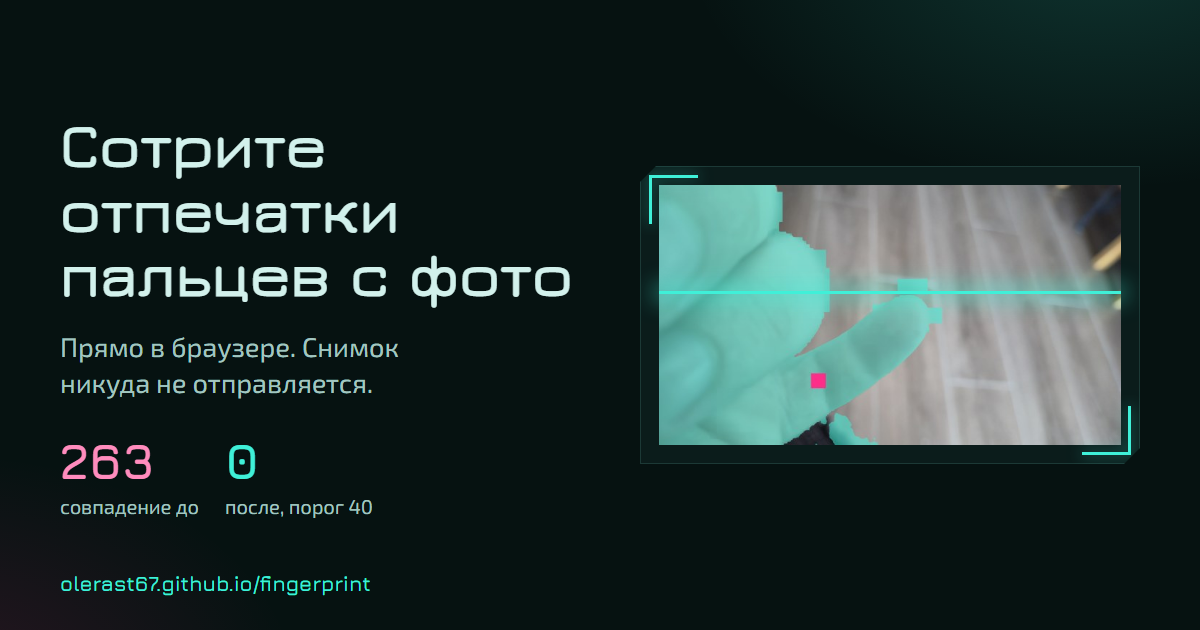
#> input picture web/og.png, 1200 x 630 px
$ python -i afis_prep.py   (imports and definitions only)
#> lines starting #> are read from the running program, lines starting #| are printed output that depends on the picture
#> further down, picture is the input picture: shape (630, 1200, 3); mean B, G, R 47.4, 49.3, 31.8
"""Готовит вырезки подушечки для SourceAFIS: серый, выравнивание света, инверсия.

Делает: orig (эталон), other (тот же палец после поворота, уменьшения и JPEG,
как будто другой снимок), mirror (зеркальная копия: заведомо чужой узор).
Запуск: python dev/afis_prep.py <фото> x y w h  -> samples/private/out/afis/
"""
import sys
from pathlib import Path
import cv2, numpy as np


def prep(bgr):
    g = cv2.cvtColor(bgr, cv2.COLOR_BGR2GRAY).astype(np.float32)
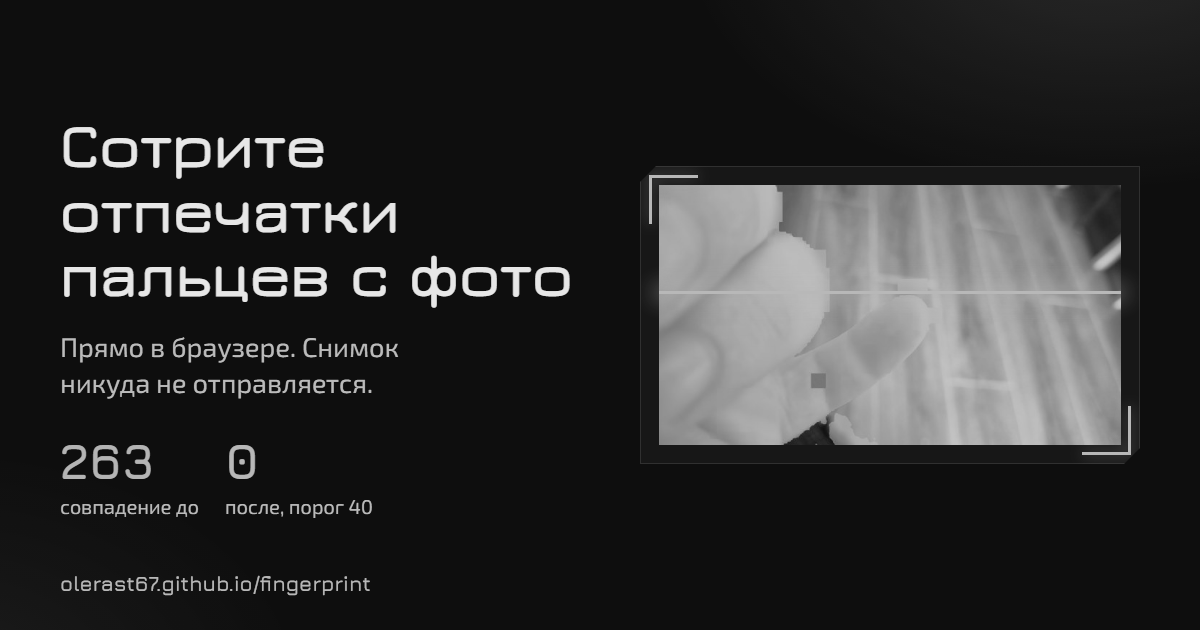
#> g: shape (630, 1200) float32; min 14, max 231, mean 43.6
    g = g - cv2.GaussianBlur(g, (0, 0), 25)
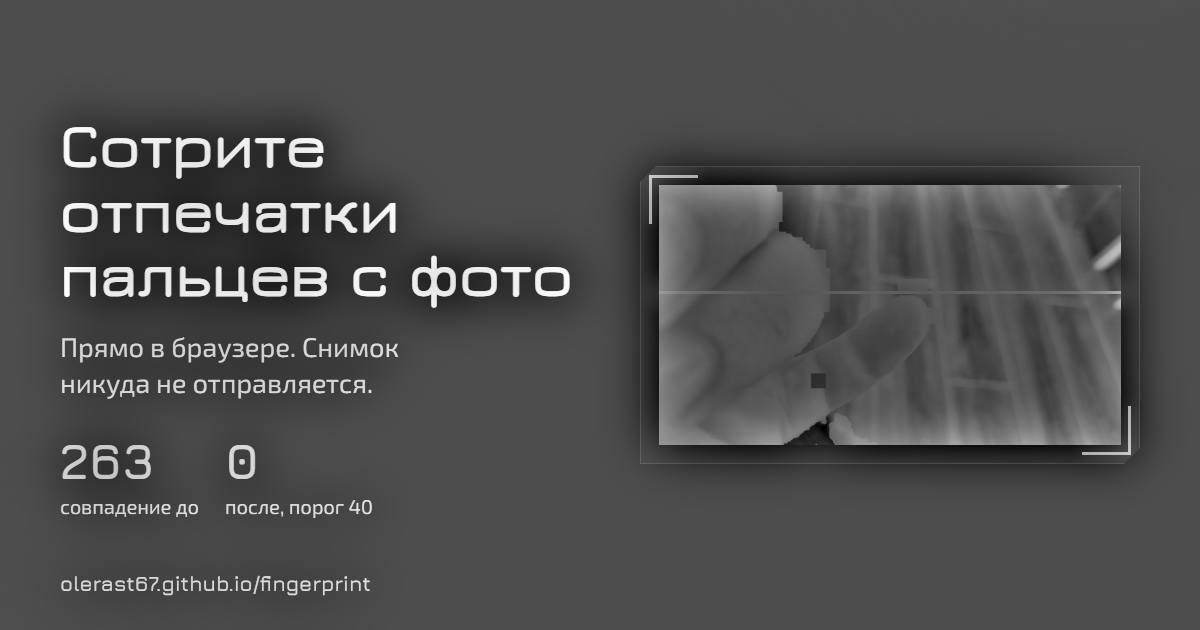
#> g: shape (630, 1200) float32; min -86.83, max 197.2, mean 0; drawn with min black and max white
    g = 255 - cv2.normalize(g, None, 0, 255, cv2.NORM_MINMAX)   # бороздки светлые, гребни тёмные
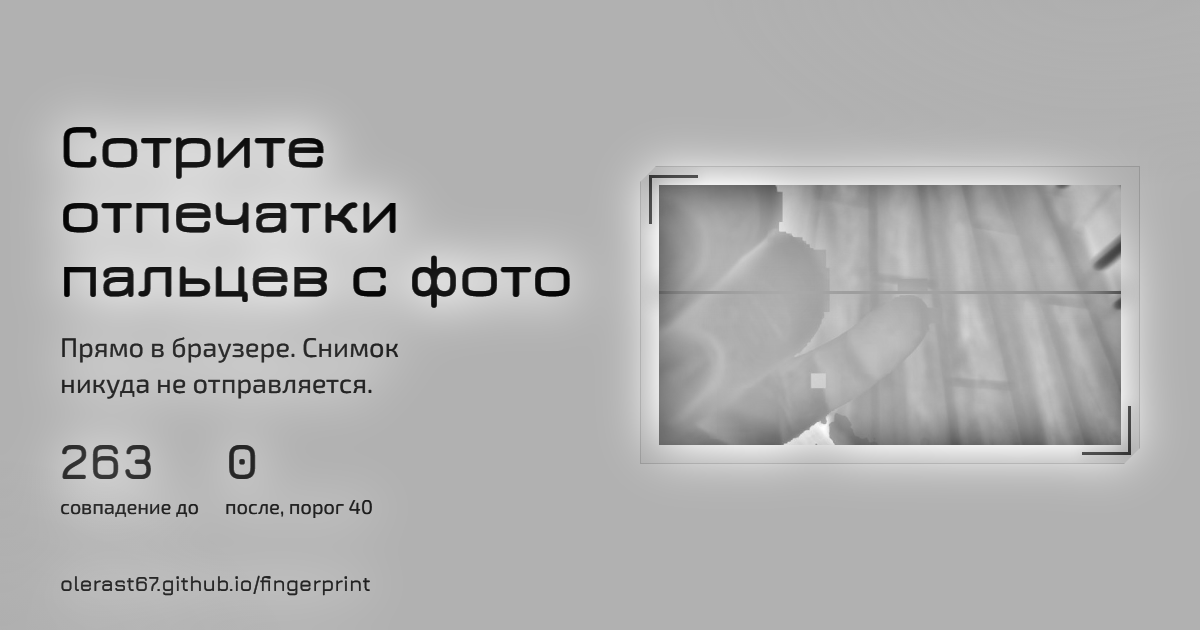
#> g: shape (630, 1200) float32; min 0, max 255, mean 177.1
    g = cv2.createCLAHE(2.0, (8, 8)).apply(g.astype(np.uint8))
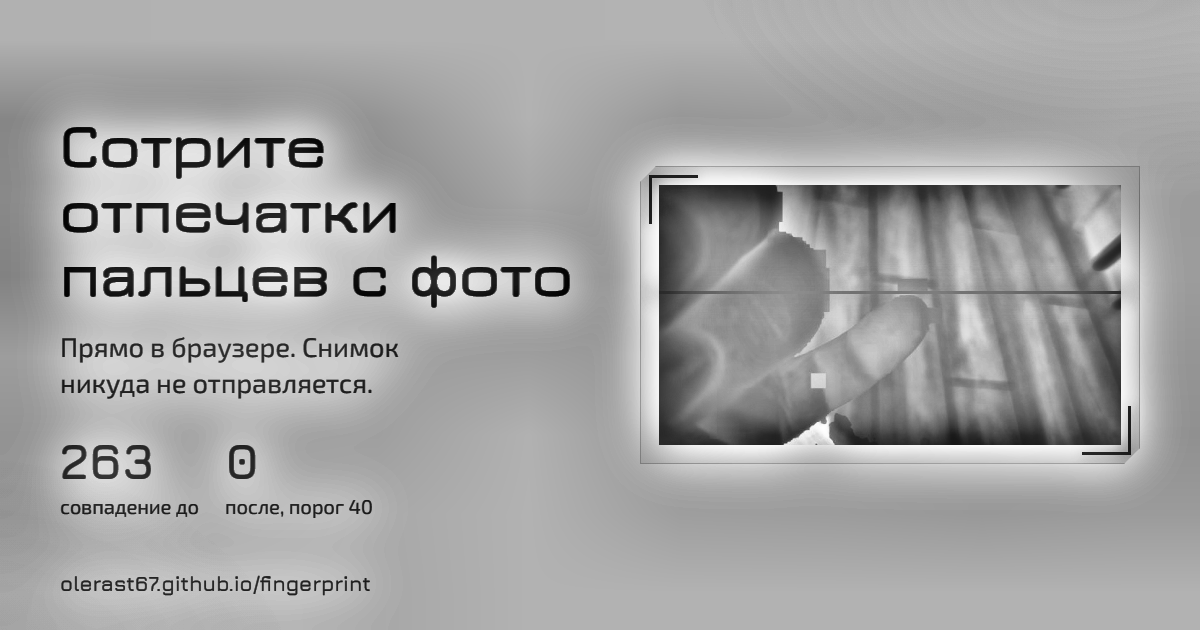
#> g: shape (630, 1200); min 1, max 255, mean 165
    return g


# [12 lines not run here, left out]

>>> import cv2
>>> picture = cv2.imread('../web/og.png')
>>> result = prep(picture)
